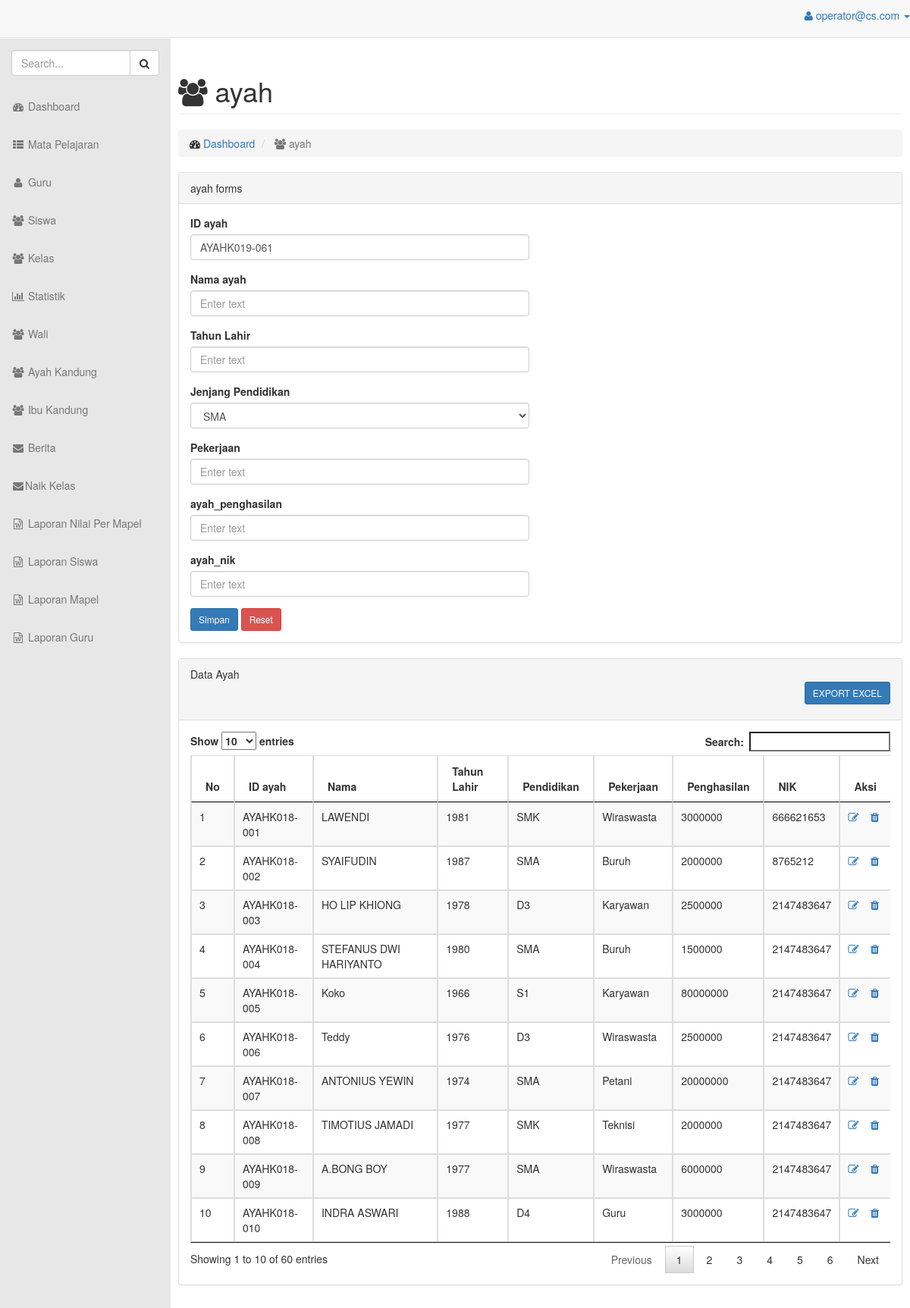
The app's page /admin/index.php?view=ayah (signed in) with its own data.
### tables this page shows
CREATE TABLE `ayah_kandung` (
  `ayah_id` char(12) NOT NULL,
  `ayah_nama` varchar(25) DEFAULT NULL,
  `ayah_tahun_lahir` char(4) DEFAULT NULL,
  `ayah_jenjang_pendidikan` enum('SMA','SMK','D1','D2','D3','D4','S1','S2') DEFAULT NULL,
  `ayah_pekerjaan` varchar(20) DEFAULT NULL,
  `ayah_penghasilan` int(10) DEFAULT NULL,
  `ayah_nik` int(16) DEFAULT NULL
);

### admin/inc/page.php (called while the page is built, shortened)
<?php
include_once 'header.php';
include_once 'footer.php';
?>

### admin/lib/operation/ayah/auto.php (called while the page is built, shortened)
<?php
include_once 'lib/operation/koneksi.php';
function random_char( $panjang ) {
  $karakter = 'ABCDEFGHIJKLMNOPQRSTUVWXYZ';
  for ( $i = 0; $i < $panjang; $i++ ) {
    $pos = rand( 0, strlen( $karakter ) - 1 );
  }
return "AYAHK";
}
$years = date( 'Y' );
$get_3_number_of_year = substr( $years,-3 );
$get_data = mysqli_query( $conn, "SELECT RIGHT(ayah_id,3) FROM ayah_kandung ORDER BY RIGHT(ayah_id,3) DESC" );
$check_data = mysqli_num_rows( $get_data );
$fetch_data = mysqli_fetch_array( $get_data );
$maxid = $fetch_data[0];
$custom_code = random_char(3) . $get_3_number_of_year . '-';
if ( empty( $check_data ) ) {
  $new_code = 1;
} else {
  $the_code = substr( $maxid, -3 );
  $new_code = $the_code + 1;
}
$kd = '';
if ( $new_code >= 1 && $new_code < 10 ) :
  $kd .= $custom_code."00".$new_code;
elseif ( $new_code >= 10 && $new_code < 100 ) :
  $kd .= $custom_code."0".$new_code;
else :
  $kd .= $custom_code.$new_code;
endif;
?>

### admin/view/ayah.php (the view, shortened to what this page needs)
<?php include_once 'lib/operation/ayah/auto.php';?>
<div id="page-wrapper">
  <div class="row">
    <div class="col-lg-12">
      <h1 class="page-header"><span class="fa fa-users"></span> ayah</h1>
    </div>
  </div>
  <div class="row">
    <div class="col-lg-12">
      <div>
        <ol class="breadcrumb">
          <li>
            <i class="fa fa-dashboard"></i>  <a href="index.php?view=home">Dashboard</a>
          </li>
          <li class="active">
            <i class="fa fa-users"></i> ayah
          </li>
        </ol>
      </div>
      <div class="panel panel-default">
        <div class="panel-heading">
          ayah forms
        </div>
        <div class="panel-body">
          <div class="row">
            <div class="col-lg-6">
              <form role="form" method="post" id="form" action="index.php?view=insert_ayah" enctype="multipart/form-data">
                <div class="form-group">
                  <label>ID ayah</label>
                  <input type="text" class="form-control" name="ayah_id" value="<?php echo $kd;?>" required>
                </div>
                <div class="form-group">
                  <label>Nama ayah</label>
                  <input type="text" class="form-control" placeholder="Enter text" name="ayah_nama" required>
                </div>
                <div class="form-group">
                  <label>Tahun Lahir</label>
                  <input type="text" class="form-control" placeholder="Enter text" name="ayah_tahun_lahir" required>
                </div>
                <div class="form-group">
                  <label>Jenjang Pendidikan</label>
                  <select class="form-control" name="ayah_jenjang_pendidikan">
                    <option value="SMA">SMA</option>
                  </select>
                </div>
              <div class="form-group">
                <label>Pekerjaan</label>
                <input type="text" class="form-control" placeholder="Enter text" name="ayah_pekerjaan">
              </div>
               <div class="form-group">
                <label>ayah_penghasilan</label>
                <input type="number" class="form-control" placeholder="Enter text" name="ayah_penghasilan">
              </div>
               <div class="form-group">
                <label>ayah_nik</label>
                <input type="text" class="form-control" placeholder="Enter text" name="ayah_nik">
              </div>
              <button type="submit" class="btn btn-sm btn-primary">Simpan</button>
                                        <button type="reset" class="btn btn-sm btn-danger">Reset</button>
            </form>
          </div>
        </div>
      </div>
    </div>
  </div>
</div>
<div class="row">
 <div class="col-lg-12">
  <div class="panel panel-default">
    <div class="panel-heading">
      Data Ayah
       <p align="right">
                                  <a target="_blank" href="view/export_ayah.php"><button type="button" class="btn btn-sm btn-primary">EXPORT EXCEL</button></a></p>
    </div>
    <div class="panel-body">
      <div class="table-responsive dataTable_wrapper">
       <table class="table table-striped table-bordered table-hover" id="dataTables-example">
        <thead >
          <tr>
            <th>No</th>
            <th>ID ayah</th>
            <th>Nama</th>
            <th>Tahun Lahir</th>
            <th>Pendidikan</th>
            <th>Pekerjaan</th>
            <th>Penghasilan</th>
            <th>NIK</th>
            <th  align="center">Aksi</th>
          </tr>
        </thead>
        <tbody>
          <?php
          $q = "SELECT * FROM ayah_kandung ORDER BY ayah_id ASC";
          $sql = mysql_query($q);
          $no = 1;
          while($res = mysql_fetch_array($sql)){?>
            <tr>
              <td><?php echo $no; ?></td>
              <td><?php echo $res[0]; ?></td>
              <td><?php echo $res[1]; ?></td>
              <td><?php echo $res[2]; ?></td>
              <td><?php echo $res[3]; ?></td>
              <td><?php echo $res[4]; ?></td>
              <td><?php echo $res[5]; ?></td>
              <td><?php echo $res[6]; ?></td>
              <td>
                <a href="index.php?view=edit_siswa&id_siswa=<?php echo $res[0];?>"><i class="fa fa-edit"></i></a>
                <a onclick="return confirm('Anda yakin?')" href="index.php?view=delete_ayah&ayah_id=<?php echo $res[0];?>"><i class="fa fa-trash"></i></a>
              </td>
            </tr>
            <?php
            $no++;
          }
          ?>
        </tbody>
      </table>
    </div>
  </div>
</div>
</div>
</div>
</div>
</div>

### admin/css/sb-admin.css (style rules this page uses)
body { margin-top: 100px; background-color: #f5f5f5; }
@media (min-width:768px) { body { margin-top: 50px; } }
#page-wrapper { width: 100%; padding: 0; background-color: #fff; }
@media (min-width:768px) { #page-wrapper { padding: 10px; } }

### records on screen
ayah_kandung: ayah_id "AYAHK018-001", ayah_nama "LAWENDI", ayah_tahun_lahir "1981", ayah_jenjang_pendidikan "SMK", ayah_pekerjaan "Wiraswasta", ayah_penghasilan "3000000", ayah_nik "666621653"
ayah_kandung: ayah_id "AYAHK018-002", ayah_nama "SYAIFUDIN", ayah_tahun_lahir "1987", ayah_jenjang_pendidikan "SMA", ayah_pekerjaan "Buruh", ayah_penghasilan "2000000", ayah_nik "8765212"
ayah_kandung: ayah_id "AYAHK018-003", ayah_nama "HO LIP KHIONG", ayah_tahun_lahir "1978", ayah_jenjang_pendidikan "D3", ayah_pekerjaan "Karyawan", ayah_penghasilan "2500000", ayah_nik "2147483647"
ayah_kandung: ayah_id "AYAHK018-004", ayah_nama "STEFANUS DWI HARIYANTO", ayah_tahun_lahir "1980", ayah_jenjang_pendidikan "SMA", ayah_pekerjaan "Buruh", ayah_penghasilan "1500000", ayah_nik "2147483647"
ayah_kandung: ayah_id "AYAHK018-005", ayah_nama "Koko", ayah_tahun_lahir "1966", ayah_jenjang_pendidikan "S1", ayah_pekerjaan "Karyawan", ayah_penghasilan "80000000", ayah_nik "2147483647"
ayah_kandung: ayah_id "AYAHK018-006", ayah_nama "Teddy", ayah_tahun_lahir "1976", ayah_jenjang_pendidikan "D3", ayah_pekerjaan "Wiraswasta", ayah_penghasilan "2500000", ayah_nik "2147483647"
ayah_kandung: ayah_id "AYAHK018-007", ayah_nama "ANTONIUS YEWIN", ayah_tahun_lahir "1974", ayah_jenjang_pendidikan "SMA", ayah_pekerjaan "Petani", ayah_penghasilan "20000000", ayah_nik "2147483647"
ayah_kandung: ayah_id "AYAHK018-008", ayah_nama "TIMOTIUS JAMADI", ayah_tahun_lahir "1977", ayah_jenjang_pendidikan "SMK", ayah_pekerjaan "Teknisi", ayah_penghasilan "2000000", ayah_nik "2147483647"
ayah_kandung: ayah_id "AYAHK018-009", ayah_nama "A.BONG BOY", ayah_tahun_lahir "1977", ayah_jenjang_pendidikan "SMA", ayah_pekerjaan "Wiraswasta", ayah_penghasilan "6000000", ayah_nik "2147483647"
ayah_kandung: ayah_id "AYAHK018-010", ayah_nama "INDRA ASWARI", ayah_tahun_lahir "1988", ayah_jenjang_pendidikan "D4", ayah_pekerjaan "Guru", ayah_penghasilan "3000000", ayah_nik "2147483647"

### other values on screen
$_SESSION['email_admin'] "operator@cs.com"
